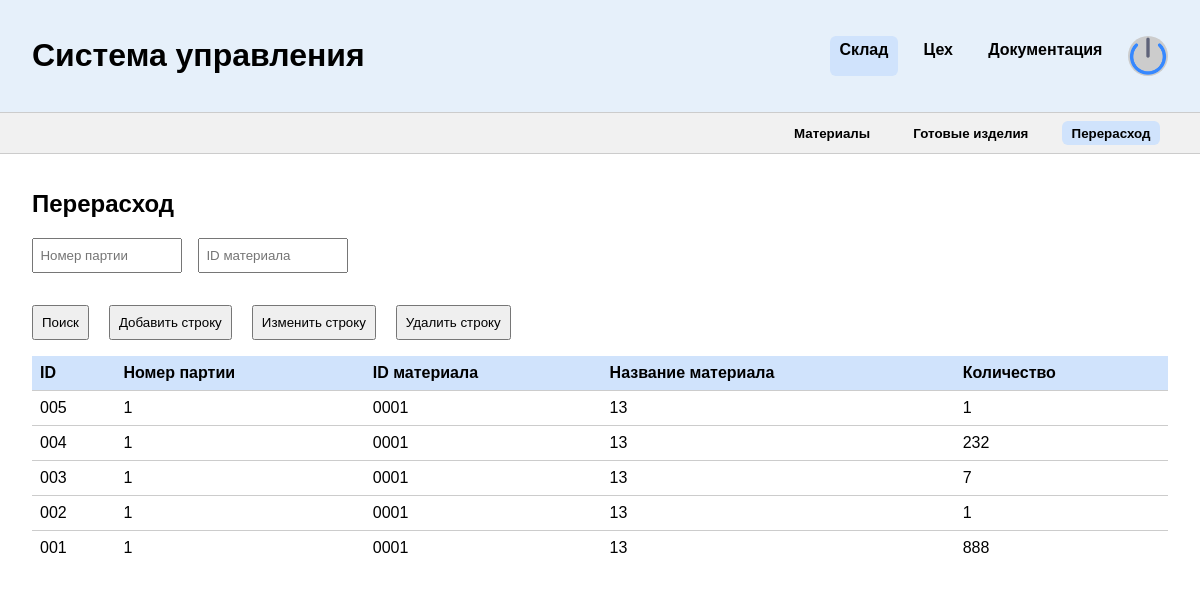
The app's page /warehouse/overuse/ (signed in) with its own data.
### main/models.py (models this page shows)
class Materials(models.Model):
    name = models.CharField(max_length=100, verbose_name="Название материала")
    quantity = models.IntegerField(verbose_name="Количество на складе")
    features = models.CharField(max_length=255, verbose_name="Характеристики материала")
    price = models.FloatField(verbose_name="Цена за единицу")
    supplier = models.CharField(max_length=100, verbose_name="Название поставщика")
    class Meta:
        verbose_name = "Материалы"
        verbose_name_plural = "Материалы"
    def __str__(self):
        return self.name

### main/views/overuses.py (the view)
# urls.py: path("warehouse/overuse/", OverusesPage.as_view()),
class OverusesPage(BaseView, TemplateView):
    template_name = "main/overuses.html"
    def get_context_data(self, **kwargs):
        context = super().get_context_data(**kwargs)
        context["overs"] = OverSerializer(Overs.objects.order_by("-id"), many=True).data
        context["batches"] = Batch.objects.all()
        context["materials"] = Materials.objects.all()
        return context

### main/models.py (called while the page is built)
    def __str__(self):
        return f"Партия: {self.id}"

    def __str__(self):
        return f"{self.fullname} - {self.role}"

### main/serializers.py (called while the page is built)
    def get_id(self, obj):
        return str(obj.id).zfill(4)

    def get_id(self, obj):
        return str(obj.id).zfill(3)

### main/views/base.py (called while the page is built)
    def get_enable_roles(self):
        enable = getattr(self, "enable_roles", [])
        if enable:
            return enable
        exclude = getattr(self, "exclude_roles", [])
        if exclude:
            return set([i.value for i in UserRole]) - set(exclude)
        return [i.value for i in UserRole]

    def dispatch(self, request: HttpRequest, *args, **kwargs):
        user = request.user
        if not user.is_authenticated:
            return HttpResponseRedirect('/')
        print(user.login)
        print(user.__dict__)
        if user.role == UserRole.GeneralManager or user.role == UserRole.ProductionManager:
            return super().dispatch(request, *args, **kwargs)
        if user.role not in self.get_enable_roles():
            return render(request, "main/protect.html")
        return super().dispatch(request, *args, **kwargs)

### main/templates/main/overuses.html (shortened to what this page needs)
{% extends "main/base.html" %}
{% load static %}
{% block content %}
<header>
  <h1>Система управления</h1>
  <div class="menu">
    <a href="/warehouse/materials/" class="active">Склад</a>
    <a href="/ceh/workers/">Цех</a>
    <a href="/docs/">Документация</a>
    <div class="avatar"><img src="{% static 'main/shutdown.png' %}" /></div>
  </div>
</header>
   <div class="submenu" id="submenu-sklad">
    <button data-target="materials"><a href="/warehouse/materials/">Материалы</a></button>
    <button data-target="products"><a href="/warehouse/products/">Готовые изделия</a></button>
    <button data-target="overuse" class="active"><a href="/warehouse/overuse/">Перерасход</a></button>
  </div>
  <section id="sklad">
<div class="table-section" id="overuse">
  <h2>Перерасход</h2>
  <div class="filters">
    <input type="text" id="filter-over-batch" placeholder="Номер партии">
    <input type="text" id="filter-over-material" placeholder="ID материала">
  </div>
  <div class="material-actions">
    <button onclick="filterOvers()">Поиск</button>
    <button onclick="document.getElementById('dialog-add-over').showModal()">Добавить строку</button>
    <button onclick="document.getElementById('dialog-edit-over-entry').showModal()">Изменить строку</button>
    <button onclick="document.getElementById('dialog-delete-over').showModal()">Удалить строку</button>
  </div>
  <table>
    <thead>
      <tr>
        <th>ID</th>
        <th>Номер партии</th>
        <th>ID материала</th>
        <th>Название материала</th>
        <th>Количество</th>
      </tr>
    </thead>
    <tbody id="over-table-body">
      {% for o in overs %}
        <tr><td>{{ o.id }}</td><td>{{ o.batch }}</td><td>{{ o.material.id }}</td><td>{{ o.material.name }}</td><td>{{ o.quantity }}</td></tr>
      {% endfor %}
    </tbody>
  </table>
</div>
  </section>
{% endblock %}

### main/templates/main/base.html (style rules this page uses)
.filters, .search, .table-section input, .table-section .filters { margin-bottom: 1rem; display: flex; gap: 0.5rem; flex-wrap: wrap; }
.filters input, .filters select { flex: 1 1 150px; max-width: 150px; height: 35px; padding: 0.4rem; box-sizing: border-box; }
.filters { width: 100%; }
body { margin: 0; font-family: sans-serif; background-color: white; color: black; }
header { display: flex; justify-content: space-between; align-items: center; padding: 1rem 2rem; background-color: #e6f0fa; border-bottom: 1px solid #ccc; }
.menu { display: flex; gap: 1rem; }
.menu a { text-decoration: none; color: black; font-weight: bold; padding: 0.3rem 0.6rem; border-radius: 6px; }
.menu a.active { background-color: #d0e3fc; }
.avatar { width: 40px; height: 40px; background-color: #ccc; border-radius: 50%; }
.submenu { display: flex; justify-content: flex-end; padding: 0.5rem 2rem; background-color: #f1f1f1; border-bottom: 1px solid #ccc; gap: 1rem; }
.submenu button { background-color: transparent; border: none; font-weight: bold; cursor: pointer; padding: 0.3rem 0.6rem; border-radius: 6px; }
.submenu button a { text-decoration: none; color: black }
.submenu button.active { background-color: #d0e3fc; }
main, section { padding: 1rem 2rem; }
table { width: 100%; border-collapse: collapse; margin-bottom: 2rem; }
th { background-color: #d0e3fc; padding: 0.5rem; text-align: left; }
td { padding: 0.5rem; border-top: 1px solid #ccc; }
input, select, button { padding: 0.5rem; margin-right: 0.5rem; }
.material-actions, .product-actions { display: flex; gap: 0.75rem; margin: 1rem 0; }
.avatar img { width: 100%; cursor: pointer; }

### records on screen
Materials: material.name "13" "13" "13" "13" "13"

### other values on screen
{{ o.id }} "005" "004" "003" "002" "001"
{{ o.batch }} "1" "1" "1" "1" "1"
{{ o.material.id }} "0001" "0001" "0001" "0001" "0001"
{{ o.quantity }} "1" "232" "7" "1" "888"
